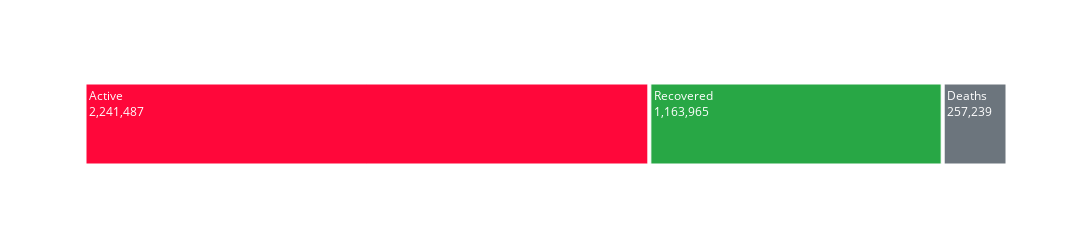

Notebook cell for this chart:
### Code cell
temp = full_table.groupby('Date')['Confirmed', 'Deaths', 'Recovered', 'Active'].sum().reset_index()
temp = temp[temp['Date']==max(temp['Date'])].reset_index(drop=True)

melted_temp = temp.melt(id_vars="Date", value_vars=['Active', 'Deaths', 'Recovered'])
fig = px.treemap(melted_temp, path=["variable"], values="value", height=250, width=1200,
                 color_discrete_sequence=[Active, Recovered, Deceased])
fig.data[0].textinfo = 'label+text+value'
fig.show()

### Figure 1 — Plotly figure (JSON) as saved in the notebook; plotly's stock layout.template omitted (floating-point values rounded to 4 significant figures)
{"data": [{"branchvalues": "total", "domain": {"x": [0, 1], "y": [0, 1]}, "hoverlabel": {"namelength": 0}, "hovertemplate": "labels=%{label}<br>value=%{value}<br>parent=%{parent}<br>id=%{id}", "ids": ["Active", "Deaths", "Recovered"], "labels": ["Active", "Deaths", "Recovered"], "name": "", "parents": ["", "", ""], "textinfo": "label+text+value", "type": "treemap", "values": [2241487, 257239, 1163965]}], "layout": {"height": 250, "legend": {"tracegroupgap": 0}, "margin": {"t": 60}, "treemapcolorway": ["#ff073a", "#28a745", "#6c757d"], "width": 1200}}
